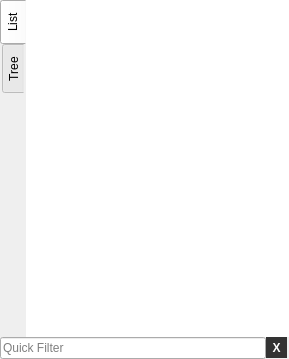
<?xml version="1.0" encoding="UTF-8"?>
<ui version="4.0">
 <class>FunctionsWidget</class>
 <widget class="QDockWidget" name="FunctionsWidget">
  <property name="geometry">
   <rect>
    <x>0</x>
    <y>0</y>
    <width>289</width>
    <height>359</height>
   </rect>
  </property>
  <property name="styleSheet">
   <string notr="true"/>
  </property>
  <property name="windowTitle">
   <string notr="true">Functions</string>
  </property>
  <widget class="QWidget" name="dockWidgetContents">
   <property name="sizePolicy">
    <sizepolicy hsizetype="Preferred" vsizetype="Preferred">
     <horstretch>1</horstretch>
     <verstretch>0</verstretch>
    </sizepolicy>
   </property>
   <property name="minimumSize">
    <size>
     <width>200</width>
     <height>0</height>
    </size>
   </property>
   <layout class="QVBoxLayout" name="verticalLayout">
    <property name="spacing">
     <number>0</number>
    </property>
    <property name="leftMargin">
     <number>0</number>
    </property>
    <property name="topMargin">
     <number>0</number>
    </property>
    <property name="rightMargin">
     <number>0</number>
    </property>
    <property name="bottomMargin">
     <number>0</number>
    </property>
    <item>
     <widget class="QTabWidget" name="tabWidget">
      <property name="sizePolicy">
       <sizepolicy hsizetype="Preferred" vsizetype="Expanding">
        <horstretch>0</horstretch>
        <verstretch>0</verstretch>
       </sizepolicy>
      </property>
      <property name="styleSheet">
       <string notr="true">QTabWidget::pane { /* The tab widget frame */
border-top: 0px;
}</string>
      </property>
      <property name="tabPosition">
       <enum>QTabWidget::West</enum>
      </property>
      <property name="currentIndex">
       <number>0</number>
      </property>
      <widget class="QWidget" name="tab">
       <property name="sizePolicy">
        <sizepolicy hsizetype="Preferred" vsizetype="Preferred">
         <horstretch>0</horstretch>
         <verstretch>0</verstretch>
        </sizepolicy>
       </property>
       <attribute name="title">
        <string>List</string>
       </attribute>
       <layout class="QVBoxLayout" name="verticalLayout_2">
        <property name="spacing">
         <number>0</number>
        </property>
        <property name="leftMargin">
         <number>0</number>
        </property>
        <property name="topMargin">
         <number>0</number>
        </property>
        <property name="rightMargin">
         <number>0</number>
        </property>
        <property name="bottomMargin">
         <number>0</number>
        </property>
        <item>
         <widget class="QTreeView" name="functionsTreeView">
          <property name="sizePolicy">
           <sizepolicy hsizetype="Ignored" vsizetype="Expanding">
            <horstretch>0</horstretch>
            <verstretch>0</verstretch>
           </sizepolicy>
          </property>
          <property name="contextMenuPolicy">
           <enum>Qt::CustomContextMenu</enum>
          </property>
          <property name="styleSheet">
           <string notr="true">QTreeView::item
{
    padding-left:10px;
    padding-top: 1px;
    padding-bottom: 1px;
    border-left: 10px;
}

QTreeView::item:hover
{
    background: rgb(242, 246, 248);
    color: black;
}

QTreeView::item:selected
{
    background: gray;
    color: white;
}

QToolTip 
{
	background-color: #444;
	border: 3px solid #444;
	color: rgb(232, 232, 232);
	font: 11pt &quot;Monaco&quot;;
}</string>
          </property>
          <property name="frameShape">
           <enum>QFrame::NoFrame</enum>
          </property>
          <property name="lineWidth">
           <number>0</number>
          </property>
          <property name="sizeAdjustPolicy">
           <enum>QAbstractScrollArea::AdjustToContents</enum>
          </property>
          <property name="indentation">
           <number>0</number>
          </property>
          <property name="sortingEnabled">
           <bool>true</bool>
          </property>
         </widget>
        </item>
       </layout>
      </widget>
      <widget class="QWidget" name="tab_2">
       <property name="sizePolicy">
        <sizepolicy hsizetype="Preferred" vsizetype="Preferred">
         <horstretch>0</horstretch>
         <verstretch>0</verstretch>
        </sizepolicy>
       </property>
       <attribute name="title">
        <string>Tree</string>
       </attribute>
       <layout class="QVBoxLayout" name="verticalLayout_3">
        <property name="spacing">
         <number>0</number>
        </property>
        <property name="leftMargin">
         <number>0</number>
        </property>
        <property name="topMargin">
         <number>0</number>
        </property>
        <property name="rightMargin">
         <number>0</number>
        </property>
        <property name="bottomMargin">
         <number>0</number>
        </property>
        <item>
         <widget class="QTreeView" name="nestedFunctionsTreeView">
          <property name="sizePolicy">
           <sizepolicy hsizetype="Ignored" vsizetype="Expanding">
            <horstretch>0</horstretch>
            <verstretch>0</verstretch>
           </sizepolicy>
          </property>
          <property name="contextMenuPolicy">
           <enum>Qt::CustomContextMenu</enum>
          </property>
          <property name="styleSheet">
           <string notr="true">QTreeView::item
{
    padding-left:10px;
    padding-top: 1px;
    padding-bottom: 1px;
    border-left: 10px;
}

QTreeView::item:selected
{
    background: gray;
    color: white;
}

QTreeView::branch:selected
{
    background: gray;
}
QTreeView::item:hover
{
    background: rgb(242, 246, 248);
    color: black;
}

QToolTip {
	background-color: #444;
	border: 3px solid #444;
	color: rgb(232, 232, 232);
	font: 11pt &quot;Monaco&quot;;
}</string>
          </property>
          <property name="frameShape">
           <enum>QFrame::NoFrame</enum>
          </property>
          <property name="sortingEnabled">
           <bool>true</bool>
          </property>
          <property name="expandsOnDoubleClick">
           <bool>false</bool>
          </property>
         </widget>
        </item>
       </layout>
      </widget>
     </widget>
    </item>
    <item>
     <layout class="QHBoxLayout" name="horizontalLayout">
      <property name="spacing">
       <number>0</number>
      </property>
      <property name="sizeConstraint">
       <enum>QLayout::SetNoConstraint</enum>
      </property>
      <property name="rightMargin">
       <number>2</number>
      </property>
      <item>
       <widget class="QLineEdit" name="filterLineEdit">
        <property name="sizePolicy">
         <sizepolicy hsizetype="Ignored" vsizetype="Fixed">
          <horstretch>0</horstretch>
          <verstretch>0</verstretch>
         </sizepolicy>
        </property>
        <property name="placeholderText">
         <string>Quick Filter</string>
        </property>
        <property name="clearButtonEnabled">
         <bool>true</bool>
        </property>
       </widget>
      </item>
      <item>
       <widget class="QToolButton" name="closeFilterButton">
        <property name="font">
         <font>
          <weight>75</weight>
          <italic>false</italic>
          <bold>true</bold>
         </font>
        </property>
        <property name="styleSheet">
         <string notr="true">QToolButton { /* all types of tool button */
     border: 2px solid #333;
     border-left: 2px solid #333;
	 border-right: 2px solid #333;
     background-color: #333;
     color: rgb(255, 255, 255)
}

QToolButton:hover {
     border: 2px solid rgb(128, 128, 128);
     border-left: 2px solid rgb(128, 128, 128);
     border-right: 2px solid rgb(128, 128, 128);
     background-color: rgb(128, 128, 128);
     color: rgb(255, 255, 255)
 }

QToolButton:pressed {
     border: 2px solid #2180a9;
     border-left: 2px solid #2180a9;
	 border-right: 2px solid #2180a9;
     background-color: #2180a9;
}</string>
        </property>
        <property name="text">
         <string>X</string>
        </property>
       </widget>
      </item>
     </layout>
    </item>
   </layout>
  </widget>
  <action name="actionDisasAdd_comment">
   <property name="text">
    <string>Add comment</string>
   </property>
  </action>
  <action name="actionFunctionsRename">
   <property name="text">
    <string>Rename</string>
   </property>
  </action>
  <action name="actionFunctionsUndefine">
   <property name="text">
    <string>Undefine</string>
   </property>
  </action>
  <action name="action_References">
   <property name="text">
    <string>X-Refs</string>
   </property>
   <property name="toolTip">
    <string>Cross references</string>
   </property>
  </action>
  <action name="actionHorizontal">
   <property name="checkable">
    <bool>true</bool>
   </property>
   <property name="text">
    <string>Horizontal</string>
   </property>
  </action>
  <action name="actionVertical">
   <property name="checkable">
    <bool>true</bool>
   </property>
   <property name="text">
    <string>Vertical</string>
   </property>
  </action>
 </widget>
 <resources/>
 <connections/>
</ui>
